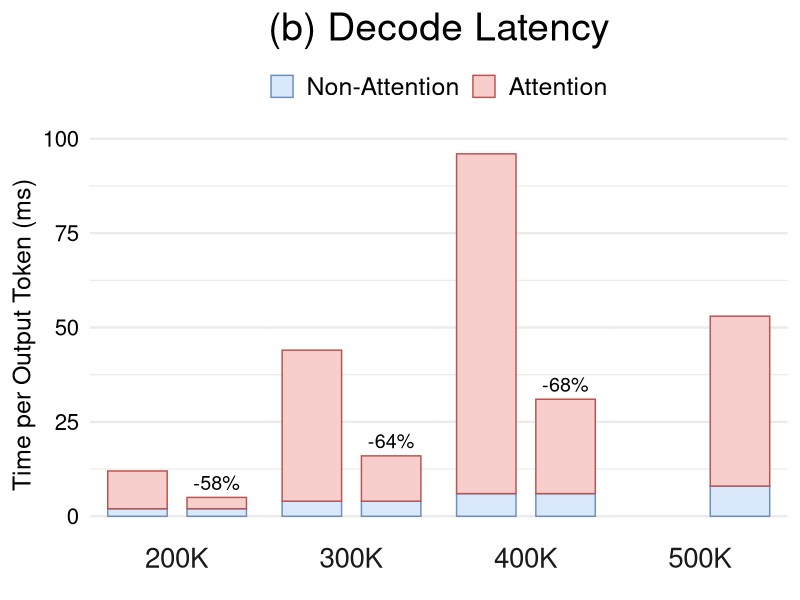

Recreate this plot in R.
library(tidyverse)

data <- read_csv("data/perf_2.csv") %>%
  mutate(
    tokens = fct_inorder(tokens),
    method = fct_inorder(method),
    component = fct_inorder(component)
  ) %>%
  group_by(tokens, method) %>%
  mutate(total_latency = sum(latency)) %>%
  ungroup()

reduction_labels <- data %>%
  distinct(tokens, method, total_latency) %>%
  group_by(tokens) %>%
  mutate(
    vanilla_latency = total_latency[method == "Vanilla"],
    reduction = (total_latency - vanilla_latency) / vanilla_latency,
    label = if_else(
      method == "WG-KV",
      scales::label_percent(accuracy = 1)(reduction),
      ""
    )
  ) %>%
  ungroup()

fig <- ggplot(data, aes(x = method, y = latency, fill = component, colour = component)) +
  geom_col(width = 0.75, position = position_stack(reverse = TRUE)) +
  geom_text(
    data = reduction_labels,
    aes(x = method, y = total_latency, label = label),
    vjust = -0.5,
    size = 5,
    inherit.aes = FALSE
  ) +
  facet_grid(. ~ tokens, switch = "x") +
  scale_fill_manual(
    values = c("Non-Attention" = "#DAE8FC", "Attention" = "#F8CECC"),
  ) +
  scale_colour_manual(
    values = c("Non-Attention" = "#6C8EBF", "Attention" = "#B85450"),
  ) +
  labs(
    title = "(b) Decode Latency",
    x = NULL,
    y = "Time per Output Token (ms)",
  ) +
  theme_minimal(base_size = 18) +
  theme(
    plot.title = element_text(size = 28, hjust = 0.5),
    legend.position = "top",
    legend.title = element_blank(),
    legend.text = element_text(size = 18),
    axis.text.x = element_blank(),
    axis.text.y = element_text(size = 16, colour = "black"),
    strip.text.x = element_text(size = 20),
    panel.spacing = unit(0, "cm"),
    panel.grid.major.x = element_blank(),
    panel.grid.minor.x = element_blank(),
  )

ggsave("perf_2.pdf", fig, width = 5.0, height = 4.0, units = "in")
